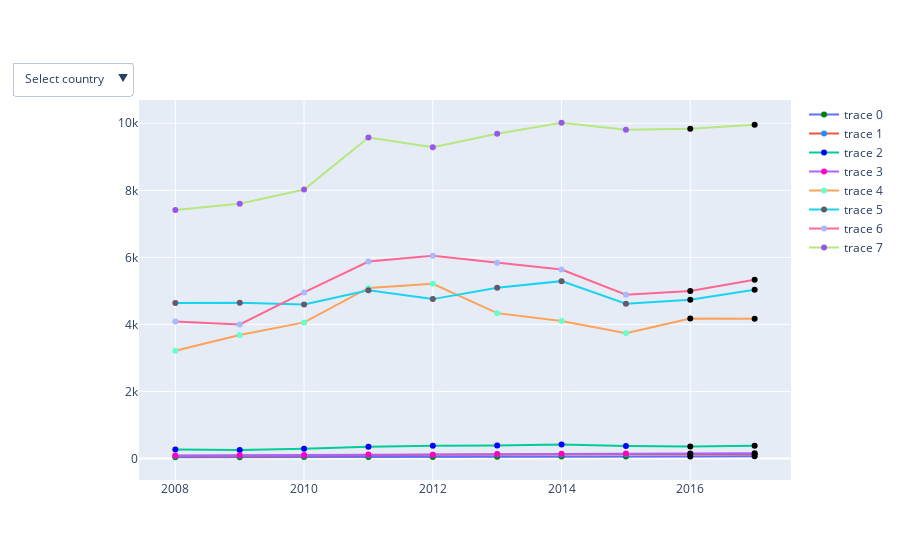

Notebook source saved alongside this figure:
### Code cell
import pandas as pd
import numpy as np
import matplotlib.pyplot as plt
import matplotlib.gridspec as gridspec
from plotly.subplots import make_subplots
import plotly.graph_objects as go

fig4 = make_subplots(rows=1, cols=1)

years = ['2008','2009','2010','2011','2012','2013','2014','2015','2016','2017']

fig4.add_trace(go.Scatter(x=['2008','2009','2010','2011','2012','2013','2014','2015','2016','2017'],y=['37.9936','38.41241','45.25077','48.72284','49.0514','56.21846','57.15114','58.96634','60.61838','69.2931'],text='Health expenditure per captia in USD dollars',marker_color=['green','green','green','green','green','green','green','green'],
                                                                                                        mode='markers+lines'),row=1, col=1) 
fig4.add_trace(go.Scatter(x=['2008','2009','2010','2011','2012','2013','2014','2015','2016','2017'],y=['77.31463','79.46684','91.84032','98.94901','112.9456','123.2141','117.3399','124.3835','130.046','132.901'],text='Health expenditure per captia in USD dollars',marker_color=['dodgerblue','dodgerblue','dodgerblue','dodgerblue','dodgerblue','dodgerblue','dodgerblue','dodgerblue'],
                                                                         
mode='markers+lines'),row=1, col=1)

fig4.add_trace(go.Scatter(x=['2008','2009','2010','2011','2012','2013','2014','2015','2016','2017'],y=['270.9453','251.4062','292.8907','352.5934','382.2892','388.6968','421.9694','376.0574','361.522','384.0061'],text='Health expenditure per captia in USD dollars ',marker_color=['blue','blue','blue','blue','blue','blue','blue','blue'],
                    mode='markers+lines'),row=1, col=1) 
                                                                              
fig4.add_trace(go.Scatter(x=['2008','2009','2010','2011','2012','2013','2014','2015','2016','2017'],y=['93.08516','100.5639','108.615','119.4629','114.0491','138.5542','138.7721','151.3676','153.0968','159.4847'],text='Health expenditure per captia in USD dollars ',marker_color=['rgb(255, 0, 191)','rgb(255, 0, 191)','rgb(255, 0, 191)','rgb(255, 0, 191)','rgb(255, 0, 191)','rgb(255, 0, 191)','rgb(255, 0, 191)','rgb(255, 0, 191)'],
                     mode='markers+lines'),row=1, col=1)                                                        ,
fig4.add_trace(go.Scatter(x=['2008','2009','2010','2011','2012','2013','2014','2015','2016','2017'],y=['3213.399','3685.825','4060.19','5087.102','5212.07','4336.15','4099.465','3733.673','4174.904','4168.986'],text='Health expenditure per captia in USD ',marker_color=['#66FFCC','#66FFCC','#66FFCC','#66FFCC','#66FFCC','#66FFCC','#66FFCC','#66FFCC'],
                     mode='markers+lines'),row=1, col=1)                                                        

fig4.add_trace(go.Scatter(x=['2008','2009','2010','2011','2012','2013','2014','2015','2016','2017'],y=['4635.934','4643.003','4597.245','5021.631','4754.656','5094.416','5290.722','4617.491','4734.183','5033.452'],text='Health expenditure per captia in USD dollars ',marker_color=['#665869','#665869','#665869','#665869','#665869','#665869','#665869','#665869'],
                     mode='markers+lines'),row=1, col=1)                                                         
fig4.add_trace(go.Scatter(x=['2008','2009','2010','2011','2012','2013','2014','2015','2016','2017'],y=['4088.778','3997.577','4952.777','5876.866','6047.058','5838.414','5637.567','4887.801','4999.811','5331.818'],text='Health expenditure per captia in USD dollars  ',marker_color=['#a7b9ff','#a7b9ff','#a7b9ff','#a7b9ff','#a7b9ff','#a7b9ff','#a7b9ff','#a7b9ff'],
                     mode='markers+lines'),row=1, col=1)                                                        

fig4.add_trace(go.Scatter(x=['2008','2009','2010','2011','2012','2013','2014','2015','2016','2017'],y=['7411.206','7599.473','8021.81','9572.172','9286.85','9689.675','10014.71','9807.799','9835.964','9956.26'],text='Health expenditure per captia in USD dollars ',marker_color=['#9856eb','#9856eb','#9856eb','#9856eb','#9856eb','#9856eb','#9856eb','#9856eb'],
                     mode='markers+lines'),row=1, col=1)                                                         
 

fig4.update_layout(
updatemenus=[
        dict(
            buttons=list([
                dict(args = [{'visible': [False, False,False, False,False, False,False, False]}],
                    label="Select country",
                    method="update"),
                dict(args = [{'visible': [True, False,False, False,False, False,False, False]}],
                    label="India",
                    method="update"),
                dict(args = [{'visible': [False, True,False, False,False, False,False, False]}],
                    label="Philippines",
                    method="update"),
                dict(args = [{'visible': [False, False,True, False,False, False,False, False]}],
                    label="Malayasia",
                    method="update"),
                dict(args = [{'visible': [False, False,False, True,False, False,False, False]}],
                    label="Srilanka",
                    method="update"),
                dict(args = [{'visible': [False, False,False, False,True, False,False, False]}],
                    label="Japan",
                    method="update"),
                dict(args = [{'visible': [False, False,False, False,False, True,False, False]}],
                    label="Germany",
                    method="update"),
                dict(args = [{'visible': [False, False,False, False,False, False,True, False]}],
                    label="Australia",
                    method="update"),
                dict(args = [{'visible': [False, False,False, False,False, False,False, True]}],
                    label="Switzerland",
                    method="update")]),x=-0.01,y=1.1),
                
    
    ]
    
)

fig4.show()

### Figure 1 — Plotly figure (JSON) as saved in the notebook; plotly's stock layout.template omitted (floating-point values rounded to 4 significant figures)
{"data": [{"marker": {"color": ["green", "green", "green", "green", "green", "green", "green", "green"]}, "mode": "markers+lines", "text": "Health expenditure per captia in USD dollars", "type": "scatter", "x": ["2008", "2009", "2010", "2011", "2012", "2013", "2014", "2015", "2016", "2017"], "xaxis": "x", "y": ["37.9936", "38.41241", "45.25077", "48.72284", "49.0514", "56.21846", "57.15114", "58.96634", "60.61838", "69.2931"], "yaxis": "y"}, {"marker": {"color": ["dodgerblue", "dodgerblue", "dodgerblue", "dodgerblue", "dodgerblue", "dodgerblue", "dodgerblue", "dodgerblue"]}, "mode": "markers+lines", "text": "Health expenditure per captia in USD dollars", "type": "scatter", "x": ["2008", "2009", "2010", "2011", "2012", "2013", "2014", "2015", "2016", "2017"], "xaxis": "x", "y": ["77.31463", "79.46684", "91.84032", "98.94901", "112.9456", "123.2141", "117.3399", "124.3835", "130.046", "132.901"], "yaxis": "y"}, {"marker": {"color": ["blue", "blue", "blue", "blue", "blue", "blue", "blue", "blue"]}, "mode": "markers+lines", "text": "Health expenditure per captia in USD dollars ", "type": "scatter", "x": ["2008", "2009", "2010", "2011", "2012", "2013", "2014", "2015", "2016", "2017"], "xaxis": "x", "y": ["270.9453", "251.4062", "292.8907", "352.5934", "382.2892", "388.6968", "421.9694", "376.0574", "361.522", "384.0061"], "yaxis": "y"}, {"marker": {"color": ["rgb(255, 0, 191)", "rgb(255, 0, 191)", "rgb(255, 0, 191)", "rgb(255, 0, 191)", "rgb(255, 0, 191)", "rgb(255, 0, 191)", "rgb(255, 0, 191)", "rgb(255, 0, 191)"]}, "mode": "markers+lines", "text": "Health expenditure per captia in USD dollars ", "type": "scatter", "x": ["2008", "2009", "2010", "2011", "2012", "2013", "2014", "2015", "2016", "2017"], "xaxis": "x", "y": ["93.08516", "100.5639", "108.615", "119.4629", "114.0491", "138.5542", "138.7721", "151.3676", "153.0968", "159.4847"], "yaxis": "y"}, {"marker": {"color": ["#66FFCC", "#66FFCC", "#66FFCC", "#66FFCC", "#66FFCC", "#66FFCC", "#66FFCC", "#66FFCC"]}, "mode": "markers+lines", "text": "Health expenditure per captia in USD ", "type": "scatter", "x": ["2008", "2009", "2010", "2011", "2012", "2013", "2014", "2015", "2016", "2017"], "xaxis": "x", "y": ["3213.399", "3685.825", "4060.19", "5087.102", "5212.07", "4336.15", "4099.465", "3733.673", "4174.904", "4168.986"], "yaxis": "y"}, {"marker": {"color": ["#665869", "#665869", "#665869", "#665869", "#665869", "#665869", "#665869", "#665869"]}, "mode": "markers+lines", "text": "Health expenditure per captia in USD dollars ", "type": "scatter", "x": ["2008", "2009", "2010", "2011", "2012", "2013", "2014", "2015", "2016", "2017"], "xaxis": "x", "y": ["4635.934", "4643.003", "4597.245", "5021.631", "4754.656", "5094.416", "5290.722", "4617.491", "4734.183", "5033.452"], "yaxis": "y"}, {"marker": {"color": ["#a7b9ff", "#a7b9ff", "#a7b9ff", "#a7b9ff", "#a7b9ff", "#a7b9ff", "#a7b9ff", "#a7b9ff"]}, "mode": "markers+lines", "text": "Health expenditure per captia in USD dollars  ", "type": "scatter", "x": ["2008", "2009", "2010", "2011", "2012", "2013", "2014", "2015", "2016", "2017"], "xaxis": "x", "y": ["4088.778", "3997.577", "4952.777", "5876.866", "6047.058", "5838.414", "5637.567", "4887.801", "4999.811", "5331.818"], "yaxis": "y"}, {"marker": {"color": ["#9856eb", "#9856eb", "#9856eb", "#9856eb", "#9856eb", "#9856eb", "#9856eb", "#9856eb"]}, "mode": "markers+lines", "text": "Health expenditure per captia in USD dollars ", "type": "scatter", "x": ["2008", "2009", "2010", "2011", "2012", "2013", "2014", "2015", "2016", "2017"], "xaxis": "x", "y": ["7411.206", "7599.473", "8021.81", "9572.172", "9286.85", "9689.675", "10014.71", "9807.799", "9835.964", "9956.26"], "yaxis": "y"}], "layout": {"updatemenus": [{"buttons": [{"args": [{"visible": [false, false, false, false, false, false, false, false]}], "label": "Select country", "method": "update"}, {"args": [{"visible": [true, false, false, false, false, false, false, false]}], "label": "India", "method": "update"}, {"args": [{"visible": [false, true, false, false, false, false, false, false]}], "label": "Philippines", "method": "update"}, {"args": [{"visible": [false, false, true, false, false, false, false, false]}], "label": "Malayasia", "method": "update"}, {"args": [{"visible": [false, false, false, true, false, false, false, false]}], "label": "Srilanka", "method": "update"}, {"args": [{"visible": [false, false, false, false, true, false, false, false]}], "label": "Japan", "method": "update"}, {"args": [{"visible": [false, false, false, false, false, true, false, false]}], "label": "Germany", "method": "update"}, {"args": [{"visible": [false, false, false, false, false, false, true, false]}], "label": "Australia", "method": "update"}, {"args": [{"visible": [false, false, false, false, false, false, false, true]}], "label": "Switzerland", "method": "update"}], "x": -0.01, "y": 1.1}], "xaxis": {"anchor": "y", "domain": [0, 1]}, "yaxis": {"anchor": "x", "domain": [0, 1]}}}
